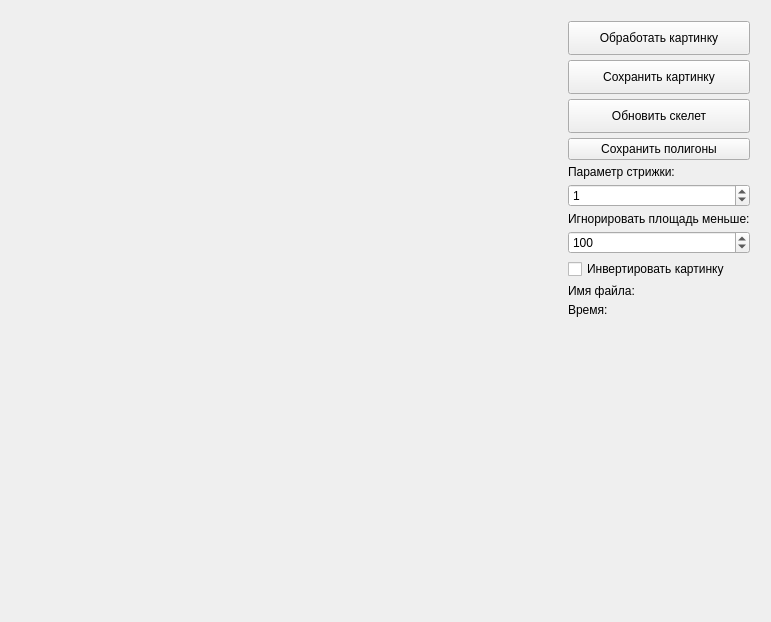
<?xml version="1.0" encoding="UTF-8"?>
<ui version="4.0">
 <class>SkeletonDemoGUIClass</class>
 <widget class="QMainWindow" name="SkeletonDemoGUIClass">
  <property name="geometry">
   <rect>
    <x>0</x>
    <y>0</y>
    <width>771</width>
    <height>622</height>
   </rect>
  </property>
  <property name="windowTitle">
   <string>SkeletonDemoGUI</string>
  </property>
  <widget class="QWidget" name="centralWidget">
   <widget class="QWidget" name="verticalLayoutWidget">
    <property name="geometry">
     <rect>
      <x>10</x>
      <y>10</y>
      <width>751</width>
      <height>942</height>
     </rect>
    </property>
    <layout class="QHBoxLayout" name="horizontalLayout" stretch="1,0">
     <item>
      <widget class="MyPainter" name="Painter" native="true"/>
     </item>
     <item>
      <layout class="QVBoxLayout" name="menuLayout">
       <property name="spacing">
        <number>5</number>
       </property>
       <item>
        <widget class="QPushButton" name="openImageButton">
         <property name="minimumSize">
          <size>
           <width>150</width>
           <height>34</height>
          </size>
         </property>
         <property name="text">
          <string>Обработать картинку</string>
         </property>
         <property name="flat">
          <bool>false</bool>
         </property>
        </widget>
       </item>
       <item>
        <widget class="QPushButton" name="saveImageButton">
         <property name="minimumSize">
          <size>
           <width>150</width>
           <height>34</height>
          </size>
         </property>
         <property name="text">
          <string>Сохранить картинку</string>
         </property>
        </widget>
       </item>
       <item>
        <widget class="QPushButton" name="refreshSkeletonButton">
         <property name="minimumSize">
          <size>
           <width>150</width>
           <height>34</height>
          </size>
         </property>
         <property name="text">
          <string>Обновить скелет</string>
         </property>
        </widget>
       </item>
       <item>
        <widget class="QPushButton" name="savePolyButton">
         <property name="text">
          <string>Сохранить полигоны</string>
         </property>
        </widget>
       </item>
       <item>
        <widget class="QLabel" name="label">
         <property name="text">
          <string>Параметр стрижки:</string>
         </property>
        </widget>
       </item>
       <item>
        <widget class="QSpinBox" name="pruning">
         <property name="maximum">
          <number>100000000</number>
         </property>
         <property name="value">
          <number>1</number>
         </property>
        </widget>
       </item>
       <item>
        <widget class="QLabel" name="label_2">
         <property name="text">
          <string>Игнорировать площадь меньше:</string>
         </property>
        </widget>
       </item>
       <item>
        <widget class="QSpinBox" name="area">
         <property name="maximum">
          <number>100000000</number>
         </property>
         <property name="value">
          <number>100</number>
         </property>
        </widget>
       </item>
       <item>
        <widget class="QCheckBox" name="invertCheckBox">
         <property name="text">
          <string>Инвертировать картинку</string>
         </property>
        </widget>
       </item>
       <item>
        <widget class="QLabel" name="filenameLabel">
         <property name="sizePolicy">
          <sizepolicy hsizetype="Preferred" vsizetype="Fixed">
           <horstretch>0</horstretch>
           <verstretch>0</verstretch>
          </sizepolicy>
         </property>
         <property name="text">
          <string>Имя файла:</string>
         </property>
        </widget>
       </item>
       <item>
        <widget class="QLabel" name="timeLabel">
         <property name="sizePolicy">
          <sizepolicy hsizetype="Preferred" vsizetype="Fixed">
           <horstretch>0</horstretch>
           <verstretch>0</verstretch>
          </sizepolicy>
         </property>
         <property name="text">
          <string>Время:</string>
         </property>
        </widget>
       </item>
       <item>
        <spacer name="verticalSpacer">
         <property name="orientation">
          <enum>Qt::Vertical</enum>
         </property>
         <property name="sizeHint" stdset="0">
          <size>
           <width>20</width>
           <height>40</height>
          </size>
         </property>
        </spacer>
       </item>
       <item>
        <widget class="QCheckBox" name="imageCB">
         <property name="text">
          <string>Изображение</string>
         </property>
         <property name="checked">
          <bool>true</bool>
         </property>
        </widget>
       </item>
       <item>
        <widget class="QCheckBox" name="bonesCB">
         <property name="autoFillBackground">
          <bool>false</bool>
         </property>
         <property name="text">
          <string>Ребра</string>
         </property>
         <property name="checked">
          <bool>true</bool>
         </property>
        </widget>
       </item>
       <item>
        <widget class="QCheckBox" name="circlesCB">
         <property name="text">
          <string>Круги</string>
         </property>
         <property name="checked">
          <bool>false</bool>
         </property>
        </widget>
       </item>
       <item>
        <widget class="QCheckBox" name="contoursCB">
         <property name="text">
          <string>Контуры</string>
         </property>
         <property name="checked">
          <bool>true</bool>
         </property>
        </widget>
       </item>
      </layout>
     </item>
    </layout>
   </widget>
  </widget>
 </widget>
 <layoutdefault spacing="6" margin="11"/>
 <customwidgets>
  <customwidget>
   <class>MyPainter</class>
   <extends>QWidget</extends>
   <header>mypainter.h</header>
   <container>1</container>
  </customwidget>
 </customwidgets>
 <resources/>
 <connections/>
</ui>
